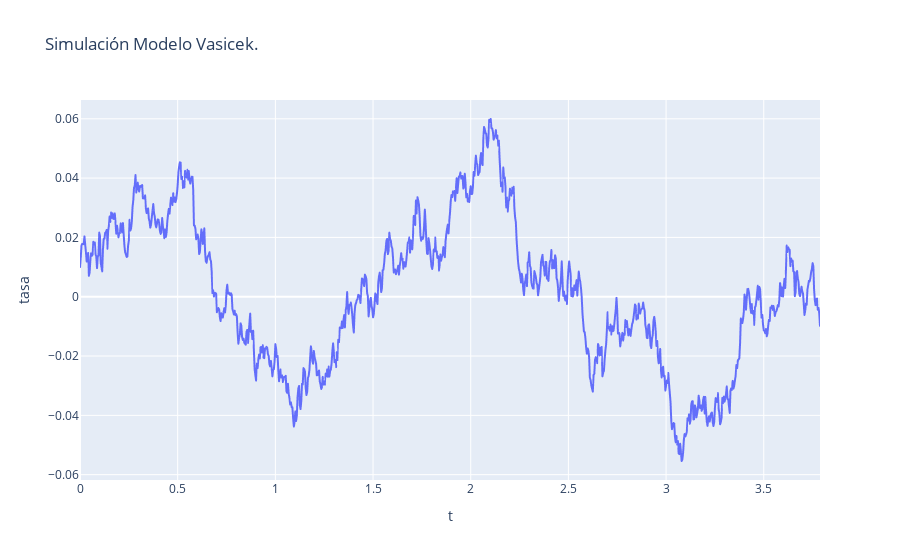

Notebook code for this chart:
### Code cell
frmt = {'tasa': '{:.4%}', 'df': '{:.6%}'}
gamma = 1
sigma = .05
r_ = .01
r0 = .01 # tasa corta a día de hoy

def vasicek_path(r0: float,
                 gamma: float, r_: float,
                 sigma: float,
                 num_dias: int = 263,
                 dias_agno: int = 264,
                 pasos_dia: int = 1) -> List[Tuple[float, float]]:
    """
    Retorna un camino de simulación del modelo de Vasicek.
    
    params:
    
    - r0: tasa inicial (t = 0) de la simulación
    - Parámetros del modelo:
      - gamma: velocidad de reversión
      - r_: tasa de largo plazo
      - sigma: volatilidad
    - num_dias: número de días en la trayectoria, incluyendo el instante t = 0
    - dias_agno: número de días hábiles por año
    - pasos_dia: número de pasos de simulación en 1 día
    
    return:
    
    - Un `list` donde cada elemento es una `tuple` con los valores del tiempo y la tasa simulada.
    """
    dt = 1 / (dias_agno * pasos_dia)
    dt_gamma_r_ = dt * gamma * r_
    sigma_sqdt = sigma * math.sqrt(dt)
    result = [(0, r0),]
    gamma_dt = gamma * dt
    
    r = r0
    for i in range(1, (num_dias + 1) * pasos_dia):
        r = dt_gamma_r_ + (1 - gamma_dt) * r + sigma_sqdt * np.random.normal() # Discretización de Euler
        result.append((i * dt, r))
    return result


sim = vasicek_path(r0, gamma, r_, sigma, num_dias=1000)
df_sim = pd.DataFrame(sim, columns=['t', 'tasa'])
fig = px.line(
    df_sim,
    x='t',
    y='tasa',
    title=f'Simulación Modelo Vasicek.'
)
fig.show()

### Figure 1 — Plotly figure (JSON) as saved in the notebook; plotly's stock layout.template omitted (floating-point values rounded to 4 significant figures; data arrays with more than 128 entries replaced by an {"elided": "..."} marker saying what was removed)
{"data": [{"hovertemplate": "t=%{x}<br>tasa=%{y}<extra></extra>", "legendgroup": "", "line": {"color": "#636efa", "dash": "solid"}, "mode": "lines", "name": "", "showlegend": false, "type": "scattergl", "x": {"elided": "1001 float values"}, "xaxis": "x", "y": {"elided": "1001 float values"}, "yaxis": "y"}], "layout": {"legend": {"tracegroupgap": 0}, "title": {"text": "Simulación Modelo Vasicek."}, "xaxis": {"anchor": "y", "domain": [0, 1], "title": {"text": "t"}}, "yaxis": {"anchor": "x", "domain": [0, 1], "title": {"text": "tasa"}}}}
